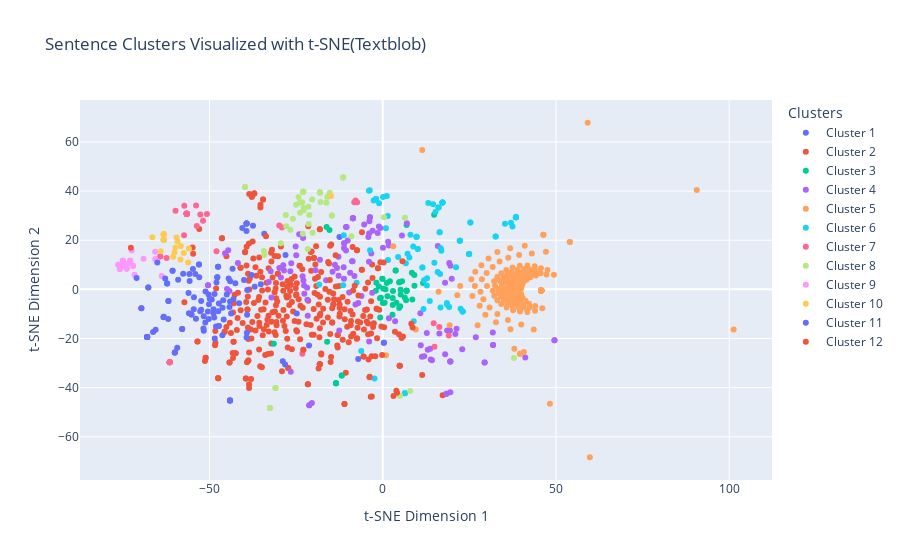

Write notebook code for a chart like this one.
### Code cell
fig = go.Figure()

for i in range(num_clusters):
    indices = labels_textblob == i
    fig.add_trace(go.Scatter(
        x=reduced_vectors_2d[indices, 0],
        y=reduced_vectors_2d[indices, 1],
        mode='markers',
        name=f'Cluster {i + 1}'
    ))

fig.update_layout(
    title='Sentence Clusters Visualized with t-SNE(Textblob)',
    xaxis_title='t-SNE Dimension 1',
    yaxis_title='t-SNE Dimension 2',
    legend_title="Clusters"
)

pio.show(fig)
